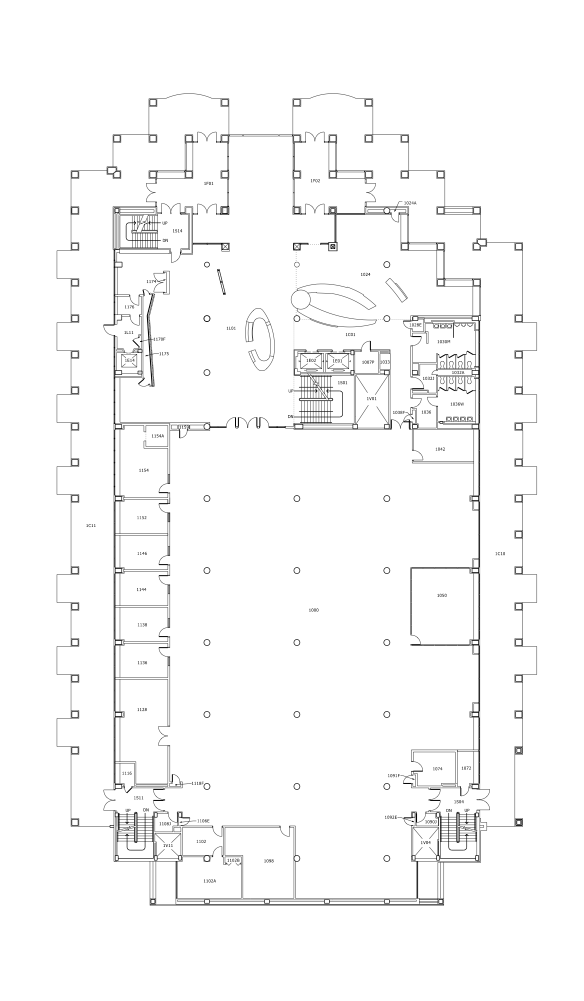
#> input picture fetched/ulib_1.png, 1167 x 2001 px, found by its file name (shown at 1/2 size)
$ python fit_outline.py ulib_1.png footprints/shapiro.json --out alignments/ulib_1.json
#> lines starting #> are read from the running program, lines starting #| are printed output that depends on the picture; after the words box and inside, x2 and y2 are one past the last pixel; in counts of white or black regions, pixels touching at a corner belong together
### scripts/mprint/label_rooms.py
#!/usr/bin/env python3
"""
Label MPrint floor-plan rooms by reading the plan, not by OCR.

The plans' room numbers are ~7px tall on some buildings (e.g. Shapiro), which
Tesseract can't read reliably, but a person (or Claude) can. So the code does
the geometry and a reader supplies the numbers:

  1. sheet   Flood-fill the plan into regions and render zoomed tiles with each
             region's ID in red. Also writes <stem>_components.json.
  2. (read)  Look at the tiles and write a labels file mapping region ID ->
             room number (null for exterior canopies, open-to-below, vestibules).
             Several regions can share a number (a room split by a dashed line).
  3. verify  Redraw the plan with the assigned numbers in blue at each region's
             centre, next to the plan's own black label, to catch transcription
             mistakes.
  4. export  Write the hit-test mask (<stem>_rooms.png, pixel value = room index,
             0 = no room) and <stem>_rooms.json. Regions are grown back over the
             wall pixels the dilation removed, so clicks near a wall still land.

Region IDs depend on the exact image and parameters, so the labels file records
both (with the image's sha256) and every step refuses to run on a mismatch.

Usage:
    python3 label_rooms.py sheet  ulib_2.png --dilation 8 --wall 200
    python3 label_rooms.py verify ulib_2.png labels/ulib_2.json
    python3 label_rooms.py export ulib_2.png labels/ulib_2.json
"""

import argparse
import hashlib
import json
import sys
from pathlib import Path

import numpy as np
from PIL import Image, ImageDraw, ImageFont
from scipy import ndimage

MIN_REGION_PX = 150  # smaller regions are wall slivers, door swings, stair gaps
FONT = "/usr/share/fonts/truetype/dejavu/DejaVuSans-Bold.ttf"


def load_plan(path: str) -> tuple[Image.Image, np.ndarray]:
    """Flatten onto white (plans are palette/alpha PNGs) and return RGB + grayscale."""
#> called with path = 'ulib_1.png'
    rgba = Image.open(path).convert("RGBA")
    flat = Image.new("RGBA", rgba.size, "white")
#> flat: PIL image 1167x2001 RGBA; every value is 255
    flat.alpha_composite(rgba)
    return flat.convert("RGB"), np.array(flat.convert("L"))


# [9 lines left out: function segment, not called in this run]


def sha256(path: str) -> str:
    return hashlib.sha256(Path(path).read_bytes()).hexdigest()


# [163 lines left out: functions font, draw_tag, cmd_sheet, load_labels, cmd_verify, cmd_export and 1 more, not called in this run]


# [2 lines that do not run on import are left out]

### scripts/mprint/geom.py
"""Pixel contours, simplification, and the pixel-to-lng/lat homography.

Coordinates in a floor-plan image are pixels, origin at the top-left, x to
the right, y down. A ring traces the boundary of a mask with the mask on the
left, so an exterior ring has positive shoelace area in that y-down frame.
"""

import math

import numpy as np
from collections import defaultdict


def signed_area(ring: np.ndarray) -> float:
    x, y = ring[:-1, 0], ring[:-1, 1]
    x2, y2 = ring[1:, 0], ring[1:, 1]
    return 0.5 * float(np.sum(x * y2 - x2 * y))


def _cw(ax: float, ay: float, bx: float, by: float) -> float:
    """Clockwise angle from vector a to vector b, in y-down pixel space."""
    ang = math.atan2(ax * by - ay * bx, ax * bx + ay * by)
    return ang + 2 * math.pi if ang < 0 else ang


def rings_from_mask(mask: np.ndarray) -> list[np.ndarray]:
    """Closed rings around True pixels. Each ring repeats its first point.

    Exterior rings wind with the mask on the left (positive shoelace area
    when y points down). Holes wind the other way.
    """
    m = np.pad(np.asarray(mask, dtype=bool), 1)
    inside = m[1:-1, 1:-1]
    adj: dict[tuple[int, int], list[tuple[int, int]]] = defaultdict(list)
    # (selector, start offset, end offset) relative to the padded pixel.
    specs = (
        (inside & ~m[:-2, 1:-1], 0, 0, 1, 0),  # top edge, walking east
        (inside & ~m[2:, 1:-1], 1, 1, 0, 1),  # bottom edge, walking west
        (inside & ~m[1:-1, :-2], 0, 1, 0, 0),  # left edge, walking north
        (inside & ~m[1:-1, 2:], 1, 0, 1, 1),  # right edge, walking south
    )
    for sel, x0, y0, x1, y1 in specs:
        ys, xs = np.nonzero(sel)
        for y, x in zip(ys.tolist(), xs.tolist()):
            adj[(x + 1 + x0, y + 1 + y0)].append((x + 1 + x1, y + 1 + y1))

    remaining = sum(len(v) for v in adj.values())
    n_edges = remaining
    rings = []
    keys = [k for k, v in adj.items() if v]
    si = 0
    while remaining:
        while si < len(keys) and not adj[keys[si]]:
            si += 1
        start = keys[si] if si < len(keys) else next(k for k, v in adj.items() if v)
        end = adj[start].pop()
        remaining -= 1
        ring = [start, end]
        prev, cur = start, end
        while cur != start:
            outs = adj[cur]
            if not outs:
                raise RuntimeError(f"contour broke at {cur}")
            cx, cy = cur
            ix, iy = cx - prev[0], cy - prev[1]
            bi = min(range(len(outs)), key=lambda i: _cw(ix, iy, outs[i][0] - cx, outs[i][1] - cy))
            nxt = outs.pop(bi)
            remaining -= 1
            prev, cur = cur, nxt
            ring.append(cur)
            if len(ring) > n_edges + 2:
                raise RuntimeError("contour did not close")
        rings.append(np.asarray(ring, dtype=np.float64) - 1.0)
    return rings


def _compress(ring: np.ndarray) -> np.ndarray | None:
    """Drop vertices that lie on the straight edge between their neighbors."""
    pts = ring[:-1] if np.allclose(ring[0], ring[-1]) else ring
    n = len(pts)
    if n < 3:
        return None
    keep = []
    for i in range(n):
        ax, ay = pts[(i - 1) % n]
        bx, by = pts[i]
        cx, cy = pts[(i + 1) % n]
        if (bx - ax) * (cy - by) - (by - ay) * (cx - bx) != 0:
            keep.append((bx, by))
    if len(keep) < 3:
        return None
    out = np.asarray(keep, dtype=np.float64)
    return np.vstack([out, out[0]])


def _rdp(pts: np.ndarray, epsilon: float) -> np.ndarray:
    """Douglas–Peucker. `pts` is an open polyline; endpoints stay."""
    n = len(pts)
    if n < 3 or epsilon <= 0:
        return pts
    keep = np.zeros(n, dtype=bool)
    keep[0] = keep[-1] = True
    stack = [(0, n - 1)]
    while stack:
        i, j = stack.pop()
        if j <= i + 1:
            continue
        a, b = pts[i], pts[j]
        ab = b - a
        length = float(np.hypot(ab[0], ab[1]))
        seg = pts[i + 1 : j]
        if length == 0:
            dist = np.hypot(seg[:, 0] - a[0], seg[:, 1] - a[1])
        else:
            dist = np.abs((seg[:, 0] - a[0]) * ab[1] - (seg[:, 1] - a[1]) * ab[0]) / length
        k = int(np.argmax(dist))
        if dist[k] > epsilon:
            idx = i + 1 + k
            keep[idx] = True
            stack.append((i, idx))
            stack.append((idx, j))
    return pts[keep]


def simplify_ring(ring: np.ndarray, epsilon: float) -> np.ndarray | None:
    """Compress colinear runs, then Douglas–Peucker. Small rings stay tighter
    so room-number glyphs and column dots don't melt."""
    compressed = _compress(ring)
    if compressed is None:
        return None
    if epsilon <= 0 or len(compressed) <= 5:
        return compressed
    span = max(
        float(compressed[:, 0].max() - compressed[:, 0].min()),
        float(compressed[:, 1].max() - compressed[:, 1].min()),
    )
    eps = min(epsilon, 0.6) if span < 28 else epsilon
    pts = compressed[:-1]
    i0 = int(np.lexsort((pts[:, 1], pts[:, 0]))[0])
    d2 = (pts[:, 0] - pts[i0, 0]) ** 2 + (pts[:, 1] - pts[i0, 1]) ** 2
    i1 = int(np.argmax(d2))
    if i1 == i0:
        return compressed

    def chain(i: int, j: int) -> np.ndarray:
        if i <= j:
            return pts[i : j + 1]
        return np.vstack([pts[i:], pts[: j + 1]])

    left = _rdp(chain(i0, i1), eps)
    right = _rdp(chain(i1, i0), eps)
    return np.vstack([left[:-1], right])


# [101 lines left out: functions point_in_ring, _interior_point, polygons_from_rings, mask_polygons, homography, not called in this run]


def apply_homography(hom: np.ndarray, pts: np.ndarray) -> np.ndarray:
    hom_pts = np.c_[np.asarray(pts, dtype=float), np.ones(len(pts))] @ hom.T
    return hom_pts[:, :2] / hom_pts[:, 2:3]


def pixel_corners(width: int, height: int) -> np.ndarray:
    """Top-left, top-right, bottom-right, bottom-left. Same order as floor_plans.corners."""
    return np.array([[0, 0], [width, 0], [width, height], [0, height]], dtype=float)


def lnglat_homography(width: int, height: int, corners: np.ndarray) -> np.ndarray:
    return homography(pixel_corners(width, height), np.asarray(corners, dtype=float))

### scripts/mprint/fit_outline.py
#!/usr/bin/env python3
"""
Fit an MPrint floor plan onto a building footprint and write map corners.

The plan is a raster. The footprint (FO's campus map, for Shapiro) is a
polygon in longitude/latitude. This estimates the one transform the drawing
actually has — scale, rotation, and shift, no shear — and records the
lng/lat of the image's four corners in the order `floor_plans.corners` uses
(top-left, top-right, bottom-right, bottom-left).

Parts of a footprint that are not on the sheet are left out of the score.
Shapiro's footprint includes the bridge west to Hatcher; that spur sticks
out and comes back. The fit runs with and without the spur and keeps the one
with more overlap, so a real wing that happens to look like a spur stays.

Usage:
    python3 fit_outline.py ulib_1.png footprints/shapiro.json --out alignments/ulib_1.json
"""

import argparse
import json
import math
import sys
from pathlib import Path

import numpy as np
from PIL import Image, ImageDraw
from scipy import ndimage

from geom import pixel_corners, rings_from_mask, signed_area, simplify_ring
from label_rooms import load_plan, sha256

M_PER_DEG_LAT = 111_320.0


def silhouette(gray: np.ndarray, wall: int, close: int = 0) -> np.ndarray:
    """Filled building: everything that is not white space connected to the border.

    `close` seals gaps in the outer wall up to about twice that many pixels
    (window bands drawn as thin parallel lines on Shapiro floor 3), so the
    outside does not leak into the floor. A large value also bridges a ring
    of free-standing columns, which is where FO draws Duderstadt's edge."""
#> called with wall = 200, close = 0
    ink = gray < wall
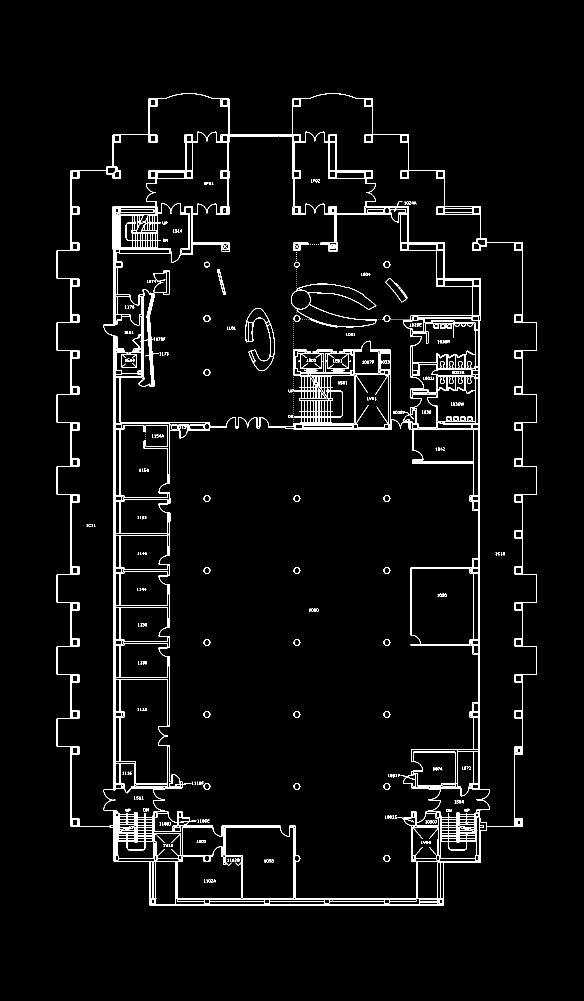
#> ink: shape (2001, 1167) bool (shown at 1/2 size); 3.8% white in thin lines or dots, all inside (x1, y1, x2, y2) = (113, 186, 1074, 1812)
    if close:
        ink = ndimage.binary_closing(ink, structure=np.ones((3, 3), dtype=bool), iterations=close)
    labels, _ = ndimage.label(~ink)
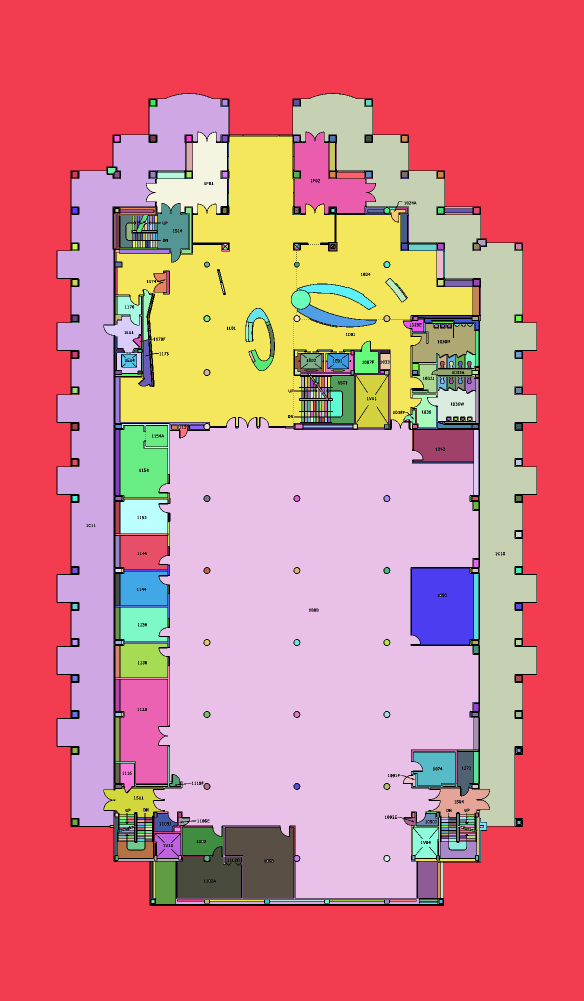
#> labels: shape (2001, 1167) int32 (shown at 1/2 size); 1107 distinct labels, from 0 to 1106; one colour per label, 0 black
    border = np.unique(np.concatenate([labels[0], labels[-1], labels[:, 0], labels[:, -1]]))
#> border = [1]
    exterior_ids = [int(i) for i in border if i]
#> exterior_ids = [1]
#> (the rest of the program and of its run is left out)
